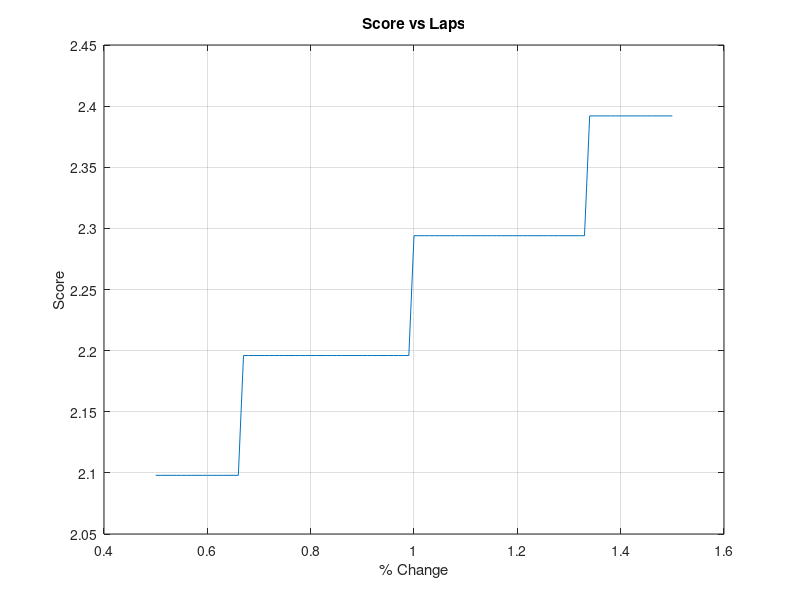
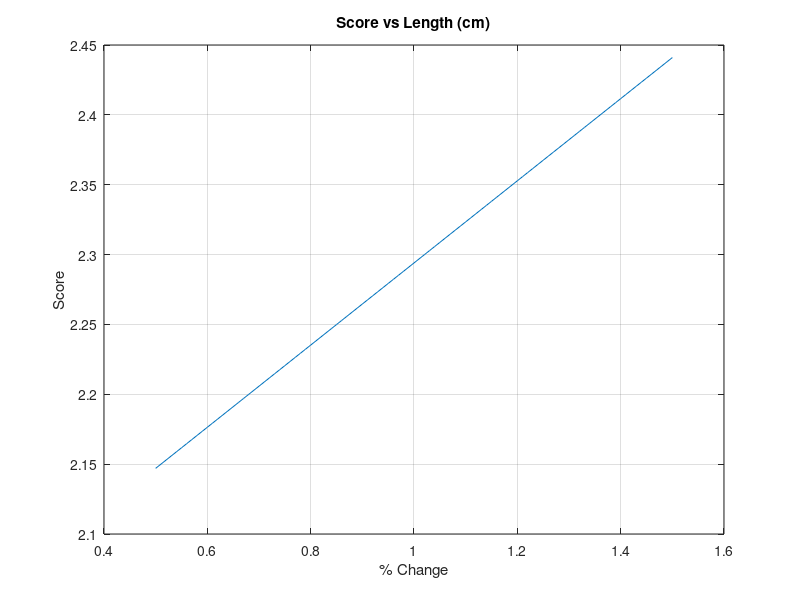
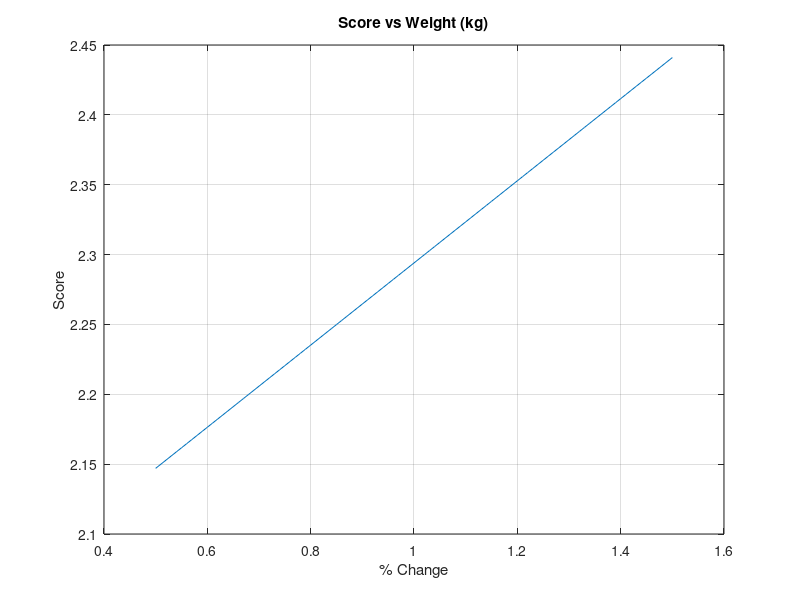
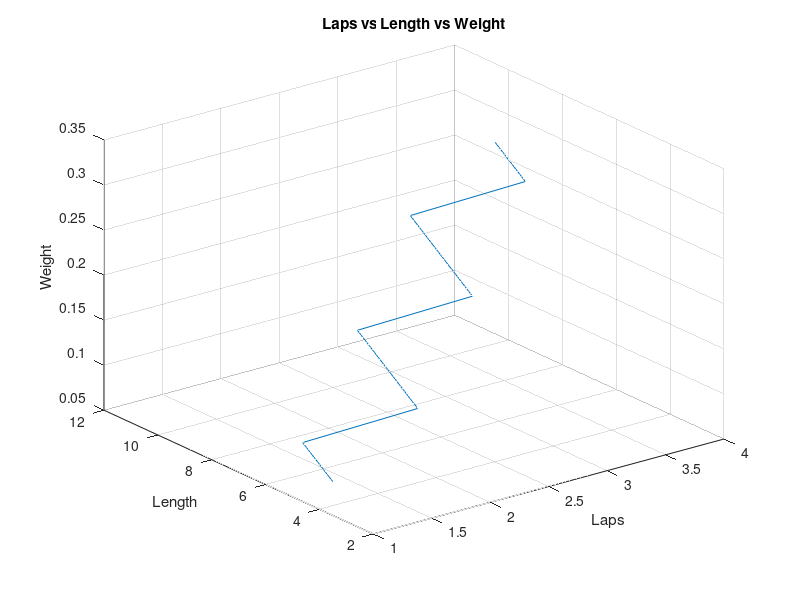

These figures' MATLAB source, in order: (Note: this script raises an error after producing the figures.)
clc;
clear;
close all;
%Mission 3 sensitivity study
%M3 = 2 + [N_(#laps X sensor length X sensor weight) / Max_(#laps X sensor length X sensor weight)] 
% where Max_(#laps X sensor length) is the highest #laps X sensor length score of all teams

maxLaps = 5; % in laps
maxSensorL = 10; % in cm
maxSensorW = .250; % in kg

myPercentOfMax = .7;
myLaps = floor(maxLaps * myPercentOfMax);
mySensorL = maxSensorL * myPercentOfMax;
mySensorW = maxSensorW * myPercentOfMax;

dt = .01; % increment change
change = .50:dt:1.50; % change in percent from -50% to 50%

M3_laps = 2 + ((floor(myLaps*change) * mySensorL * mySensorW) / (maxLaps * maxSensorL * maxSensorW));
M3_length = 2 + ((myLaps * (mySensorL*change) * mySensorW) / (maxLaps * maxSensorL * maxSensorW));
M3_weight = 2 + ((myLaps * mySensorL * (mySensorW*change)) / (maxLaps * maxSensorL * maxSensorW));

figure(1);
plot(change, M3_laps);
xlabel('% Change');
ylabel('Score');
title('Score vs Laps');
grid on;
hold on;

figure(2);
plot(change, M3_length);
xlabel('% Change');
ylabel('Score');
title('Score vs Length (cm)');
grid on;
hold on;

figure(3);
plot(change, M3_weight);
xlabel('% Change');
ylabel('Score');
title('Score vs Weight (kg)');
grid on;
hold on;

figure(4);
plot3(floor(myLaps*change), (mySensorL*change), (mySensorW*change));
xlabel('Laps');
ylabel('Length');
zlabel('Weight');
title('Laps vs Length vs Weight');
grid on;
hold on;

%maxLaps = 5; % in laps
%maxSensorL = 10; % in cm
%maxSensorW = .250; % in kg

laps = floor(maxLaps.*change); % in laps
sensorL = maxSensorL.*change; % in cm
sensorW = maxSensorW.*change; % in kg
M3 = 2 + ((floor(myLaps.*change) .* (mySensorL.*change) .* (mySensorW.*change)) ./ (maxLaps .* maxSensorL .* maxSensorW));


figure(5);
scatter3(laps,sensorL,sensorW,5,M3,'filled')    % draw the scatter plot
ax = gca;
ax.XDir = 'reverse';
view(-31,14)
xlabel('Laps')
ylabel('Sensor Length (cm)')
zlabel('Sensor Weight (kg)')

cb = colorbar;                                     % create and label the colorbar
cb.Label.String = 'M3 Score';



